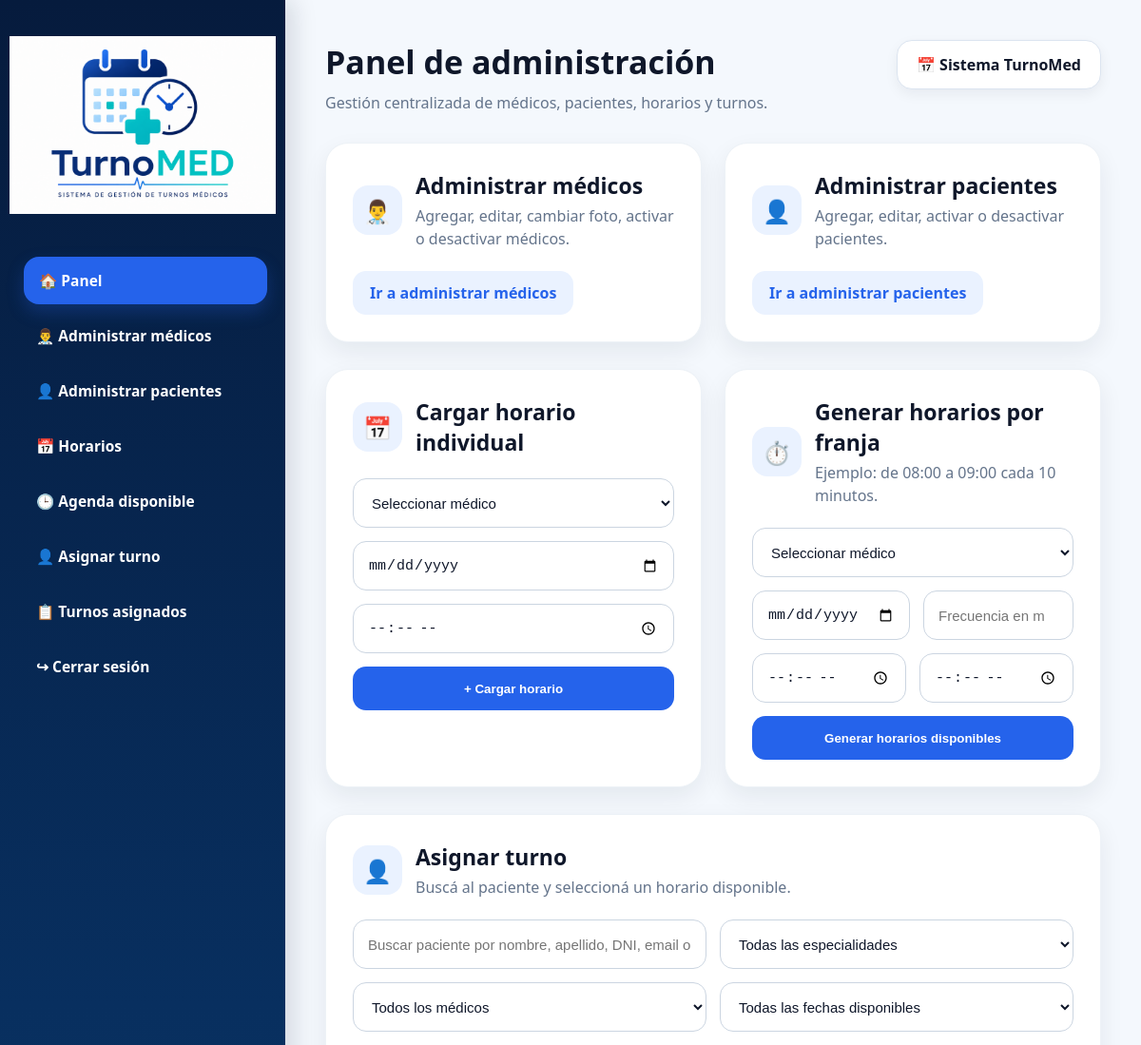
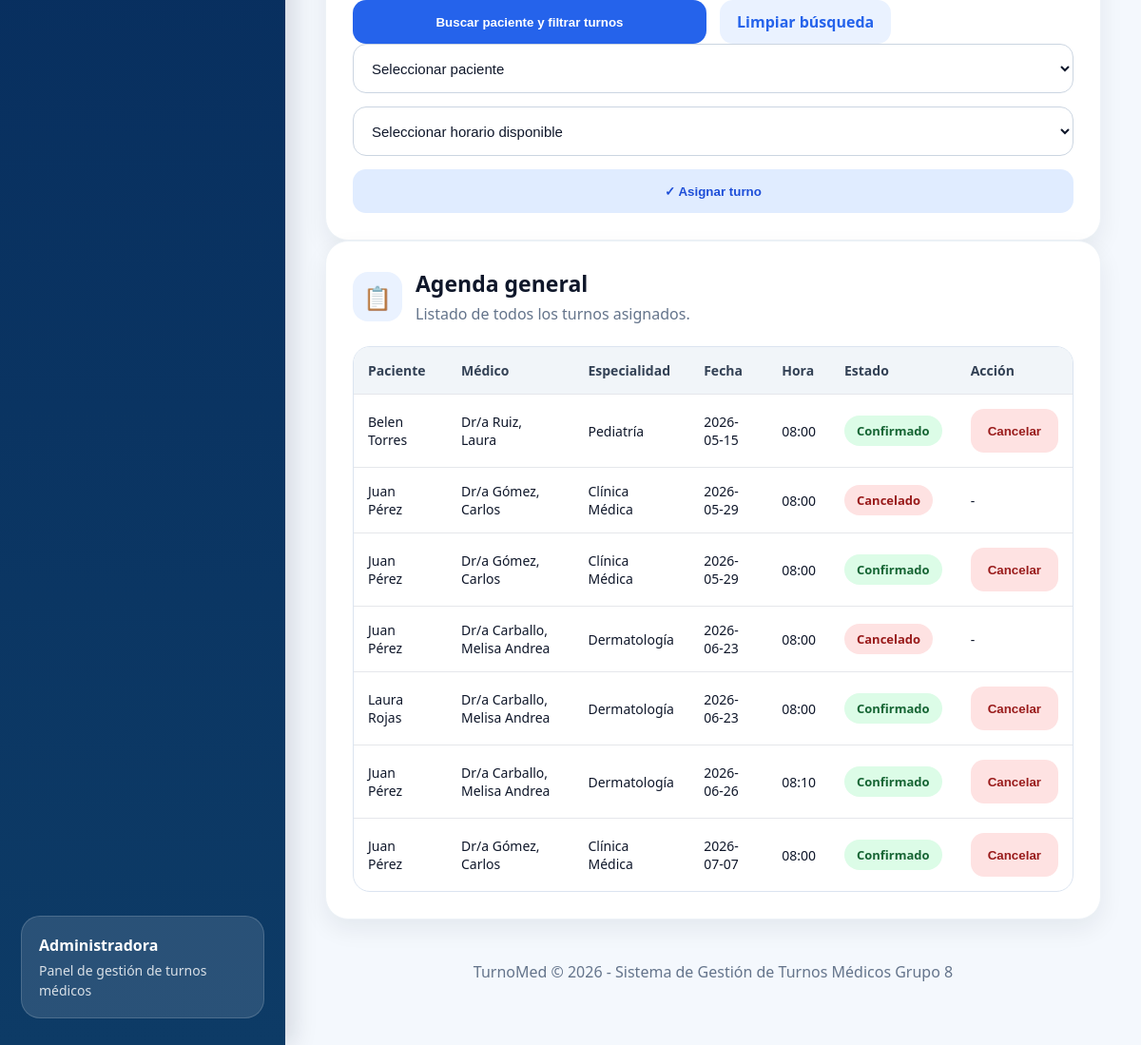
Page /admin (signed in) on the committed database (2 pictures, top to bottom).
### tables this page shows
CREATE TABLE turnos (
            id INTEGER PRIMARY KEY AUTOINCREMENT,
            id_paciente INTEGER NOT NULL,
            id_horario INTEGER NOT NULL,
            id_medico INTEGER NOT NULL,
            paciente TEXT NOT NULL,
            especialidad TEXT NOT NULL,
            fecha TEXT NOT NULL,
            hora TEXT NOT NULL,
            estado TEXT NOT NULL DEFAULT 'Confirmado',
            llamado INTEGER NOT NULL DEFAULT 0,
            FOREIGN KEY (id_paciente) REFERENCES usuarios(id_usuario),
            FOREIGN KEY (id_horario) REFERENCES horarios(id_horario),
            FOREIGN KEY (id_medico) REFERENCES medicos(id_medico)
        );

CREATE TABLE medicos (
            id_medico INTEGER PRIMARY KEY AUTOINCREMENT,
            nombre TEXT NOT NULL,
            apellido TEXT NOT NULL,
            especialidad TEXT NOT NULL,
            email TEXT,
            telefono TEXT,
            foto TEXT,
            activo INTEGER DEFAULT 1
        );

### app.py (the view)
@app.route("/admin")
@login_required
def admin():
    if current_user.rol != "admin":
        flash("No tenés permiso para ingresar al panel de administración.")
        return redirect(url_for("login"))
    filtro_especialidad = request.args.get("especialidad", "")
    filtro_medico = request.args.get("id_medico", "")
    filtro_fecha = request.args.get("fecha", "")
    busqueda_paciente = request.args.get("buscar_paciente", "")
    medicos_filtrados = obtener_medicos(
        especialidad=filtro_especialidad if filtro_especialidad else None
    )
    fechas_disponibles = obtener_fechas_disponibles(
        filtro_especialidad if filtro_especialidad else None,
        filtro_medico if filtro_medico else None
    )
    horarios = obtener_horarios_filtrados(
        filtro_especialidad if filtro_especialidad else None,
        filtro_medico if filtro_medico else None,
        filtro_fecha if filtro_fecha else None
    )
    return render_template(
        "admin.html",
        usuario=current_user,
        pacientes=obtener_pacientes(busqueda_paciente),
        busqueda_paciente=busqueda_paciente,
        medicos=medicos_filtrados,
        especialidades=obtener_especialidades(),
        fechas_disponibles=fechas_disponibles,
        horarios=horarios,
        turnos=obtener_turnos(),
        filtro_especialidad=filtro_especialidad,
        filtro_medico=filtro_medico,
        filtro_fecha=filtro_fecha
    )

### app.py (called while the page is built, shortened)
def get_conn():
    os.makedirs("database", exist_ok=True)
    conn = sqlite3.connect(DB_PATH)
    conn.row_factory = sqlite3.Row
    return conn

@login_manager.user_loader
def load_user(user_id):
    conn = get_conn()
    usuario = conn.execute(
        "SELECT * FROM usuarios WHERE id_usuario = ?",
        (user_id,)
    ).fetchone()
    conn.close()
    if usuario:
        return User(usuario)
    return None

def obtener_pacientes(busqueda=None):
    conn = get_conn()
    if busqueda:
        termino = f"%{busqueda.strip()}%"
        pacientes = conn.execute("""
            SELECT *
            FROM usuarios
            WHERE rol = 'paciente'
            AND (
                nombre LIKE ?
                OR apellido LIKE ?
                OR dni LIKE ?
                OR email LIKE ?
                OR telefono LIKE ?
            )
            ORDER BY apellido, nombre
        """, (
            termino,
            termino,
            termino,
            termino,
            termino
        )).fetchall()
    else:
        pacientes = conn.execute("""
            SELECT *
            FROM usuarios
            WHERE rol = 'paciente'
            ORDER BY apellido, nombre
        """).fetchall()
    conn.close()
    return pacientes

def obtener_medicos(busqueda=None, especialidad=None, estado="activos"):
    conn = get_conn()
    query = """
        SELECT *
        FROM medicos
        WHERE 1 = 1
    """
    params = []
    if estado == "activos":
        query += " AND activo = 1"
    elif estado == "inactivos":
        query += " AND activo = 0"
    if especialidad:
        query += " AND especialidad = ?"
        params.append(especialidad)
    query += " ORDER BY activo DESC, especialidad, apellido, nombre"
    medicos = conn.execute(query, params).fetchall()
    conn.close()
    return medicos

def obtener_fechas_disponibles(especialidad=None, id_medico=None):
    conn = get_conn()
    query = """
        SELECT DISTINCT horarios.fecha
        FROM horarios
        INNER JOIN medicos
        ON horarios.id_medico = medicos.id_medico
        WHERE horarios.ocupado = 0
        AND medicos.activo = 1
    """
    params = []
    if especialidad:
        query += " AND horarios.especialidad = ?"
        params.append(especialidad)
    if id_medico:
        query += " AND horarios.id_medico = ?"
        params.append(id_medico)
    query += " ORDER BY horarios.fecha"
    fechas = conn.execute(query, params).fetchall()
    conn.close()
    return fechas

### templates/admin.html (shortened to what this page needs)
<!DOCTYPE html>
<html lang="es">
<head>
    <link rel="stylesheet" href="{{ url_for('static', filename='estilos.css') }}">
</head>
<body>
<div class="layout">
    <aside class="sidebar">
        <div class="sidebar-logo-box">
            <img src="{{ url_for('static', filename='imagenes/logo.png') }}" alt="TurnoMed">
        </div>
        <nav class="menu">
            <a href="/admin" class="active">🏠 Panel</a>
            <a href="/admin/medicos">👨‍⚕️ Administrar médicos</a>
            <a href="/admin/pacientes">👤 Administrar pacientes</a>
            <a href="#horarios">📅 Horarios</a>
            <a href="/admin/agenda_disponible">🕒 Agenda disponible</a>
            <a href="#asignar-turno">👤 Asignar turno</a>
            <a href="#agenda">📋 Turnos asignados</a>
            <a href="/logout"
                onclick="return confirm('¿Está seguro de que desea cerrar la sesión?');">
                ↪ Cerrar sesión
            </a>
        </nav>
        <div class="sidebar-info">
            <strong>Administradora</strong>
            <p>Panel de gestión de turnos médicos</p>
        </div>
    </aside>
    <main class="content">
        <header class="page-header">
            <div>
                <h1>Panel de administración</h1>
                <p>Gestión centralizada de médicos, pacientes, horarios y turnos.</p>
            </div>
            <div class="date-pill">📅 Sistema TurnoMed</div>
        </header>
        <section class="grid">
            <div class="card">
                <div class="card-title">
                    <div class="icon-box">👨‍⚕️</div>
                    <div>
                        <h2>Administrar médicos</h2>
                        <p class="table-description">Agregar, editar, cambiar foto, activar o desactivar médicos.</p>
                    </div>
                </div>
                <a href="/admin/medicos" class="btn-link">Ir a administrar médicos</a>
            </div>
            <div class="card">
                <div class="card-title">
                    <div class="icon-box">👤</div>
                    <div>
                        <h2>Administrar pacientes</h2>
                        <p class="table-description">Agregar, editar, activar o desactivar pacientes.</p>
                    </div>
                </div>
                <a href="/admin/pacientes" class="btn-link">Ir a administrar pacientes</a>
            </div>
        </section>
        <section class="grid" id="horarios">
            <div class="card">
                <div class="card-title">
                    <div class="icon-box">📅</div>
                    <h2>Cargar horario individual</h2>
                </div>
                <form method="POST" action="/cargar_horario">
                    <select name="id_medico" required>
                        <option value="">Seleccionar médico</option>
                    </select>
                    <input type="date" name="fecha" required>
                    <input type="time" name="hora" required>
                    <button type="submit">+ Cargar horario</button>
                </form>
            </div>
            <div class="card">
                <div class="card-title">
                    <div class="icon-box">⏱️</div>
                    <div>
                        <h2>Generar horarios por franja</h2>
                        <p class="table-description">Ejemplo: de 08:00 a 09:00 cada 10 minutos.</p>
                    </div>
                </div>
                <form method="POST" action="/generar_horarios">
                    <select name="id_medico" required>
                        <option value="">Seleccionar médico</option>
                    </select>
                    <div class="form-grid">
                        <input type="date" name="fecha" required>
                        <input type="number" name="frecuencia" min="1" placeholder="Frecuencia en minutos. Ej: 10" required>
                    </div>
                    <div class="form-grid">
                        <input type="time" name="hora_inicio" required>
                        <input type="time" name="hora_fin" required>
                    </div>
                    <button type="submit">Generar horarios disponibles</button>
                </form>
            </div>
        </section>
        <section class="card" id="asignar-turno">
            <div class="card-title">
                <div class="icon-box">👤</div>
                <div>
                    <h2>Asignar turno</h2>
                    <p class="table-description">Buscá al paciente y seleccioná un horario disponible.</p>
                </div>
            </div>
            <form method="GET" action="/admin#asignar-turno">
                <div class="form-grid">
                    <input
                        type="text"
                        name="buscar_paciente"
                        placeholder="Buscar paciente por nombre, apellido, DNI, email o teléfono"
                        value="{{ busqueda_paciente }}"
                    >
                    <select name="especialidad" onchange="this.form.submit()">
                        <option value="">Todas las especialidades</option>
                    </select>
                </div>
                <div class="form-grid">
                    <select name="id_medico" onchange="this.form.submit()">
                        <option value="">Todos los médicos</option>
                    </select>
                    <select name="fecha" onchange="this.form.submit()">
                        <option value="">Todas las fechas disponibles</option>
                    </select>
                </div>
                <div class="form-grid">
                    <button type="submit">Buscar paciente y filtrar turnos</button>
                    <a href="/admin#asignar-turno" class="btn-link">Limpiar búsqueda</a>
                </div>
</form>
            <form method="POST" action="/asignar_turno">
                <select name="id_paciente" required>
                    <option value="">Seleccionar paciente</option>
                </select>
                <select name="id_horario" required>
                    <option value="">Seleccionar horario disponible</option>
                </select>
                {% if pacientes and horarios %}
                    <button type="submit" class="btn-secondary">✓ Asignar turno</button>
                {% else %}
                    <button type="button" class="btn-danger" disabled>No hay pacientes u horarios disponibles</button>
                {% endif %}
            </form>
        </section>
        <section class="card table-card" id="agenda">
            <div class="card-title">
                <div class="icon-box">📋</div>
                <div>
                    <h2>Agenda general</h2>
                    <p class="table-description">Listado de todos los turnos asignados.</p>
                </div>
            </div>
            <table>
                <thead>
                    <tr>
                        <th>Paciente</th>
                        <th>Médico</th>
                        <th>Especialidad</th>
                        <th>Fecha</th>
                        <th>Hora</th>
                        <th>Estado</th>
                        <th>Acción</th>
                    </tr>
                </thead>
                <tbody>
                    {% if turnos %}
                        {% for turno in turnos %}
                            <tr>
                                <td>{{ turno.paciente }}</td>
                                <td>Dr/a {{ turno.medico_apellido }}, {{ turno.medico_nombre }}</td>
                                <td>{{ turno.especialidad }}</td>
                                <td>{{ turno.fecha }}</td>
                                <td>{{ turno.hora }}</td>
                                <td>
                                    {% if turno.estado == "Cancelado" %}
                                        <span class="estado-cancelado">Cancelado</span>
                                    {% else %}
                                        <span class="estado">Confirmado</span>
                                    {% endif %}
                                </td>
                                <td>
                                    {% if turno.estado != "Cancelado" %}
                                        <form method="POST"
                                              action="/cancelar_turno/{{ turno.id }}"
                                              onsubmit="return confirm('¿Está seguro que desea cancelar este turno?');">
                                            <button type="submit" class="btn-danger">Cancelar</button>
                                        </form>
                                    {% else %}
                                        -
                                    {% endif %}
                                </td>
                            </tr>
                        {% endfor %}
                    {% endif %}
                </tbody>
            </table>
        </section>
        <footer class="footer">
            TurnoMed © 2026 - Sistema de Gestión de Turnos Médicos Grupo 8
        </footer>
    </main>
</div>
</body>
</html>

### rows in the picture
turnos: paciente "Belen Torres", medico_apellido "Ruiz", medico_nombre "Laura", especialidad "Pediatría", fecha "2026-05-15", hora "08:00", estado "Confirmado"
turnos: paciente "Juan Pérez", medico_apellido "Gómez", medico_nombre "Carlos", especialidad "Clínica Médica", fecha "2026-05-29", hora "08:00", estado "Cancelado"
turnos: paciente "Juan Pérez", medico_apellido "Gómez", medico_nombre "Carlos", especialidad "Clínica Médica", fecha "2026-05-29", hora "08:00", estado "Confirmado"
turnos: paciente "Juan Pérez", medico_apellido "Carballo", medico_nombre "Melisa Andrea", especialidad "Dermatología", fecha "2026-06-23", hora "08:00", estado "Cancelado"
turnos: paciente "Laura Rojas", medico_apellido "Carballo", medico_nombre "Melisa Andrea", especialidad "Dermatología", fecha "2026-06-23", hora "08:00", estado "Confirmado"
turnos: paciente "Juan Pérez", medico_apellido "Carballo", medico_nombre "Melisa Andrea", especialidad "Dermatología", fecha "2026-06-26", hora "08:10", estado "Confirmado"
turnos: paciente "Juan Pérez", medico_apellido "Gómez", medico_nombre "Carlos", especialidad "Clínica Médica", fecha "2026-07-07", hora "08:00", estado "Confirmado"
